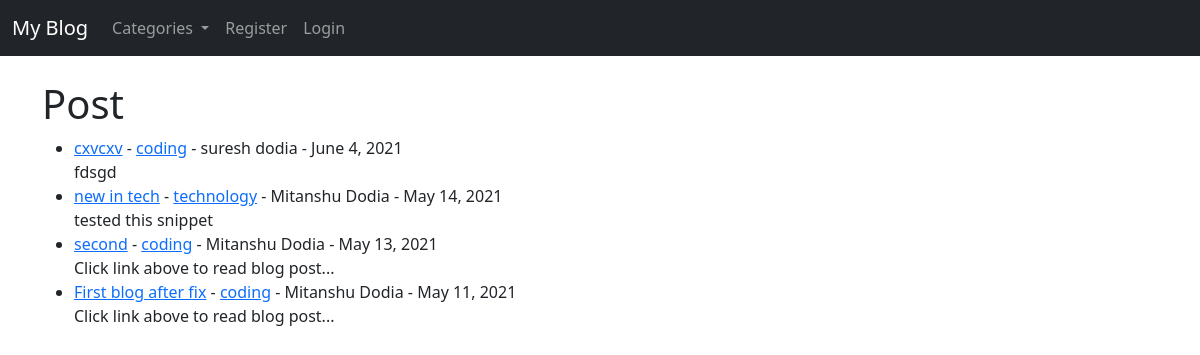
The page / on the database its author committed.
### theblog/models.py (models this page shows, shortened)
class Post(models.Model):
    title = models.CharField(max_length = 225)
    header_image = models.ImageField(null = True, blank=True, upload_to='images/')
    title_tag = models.CharField(max_length=255, )
    author = models.ForeignKey(User, on_delete=models.CASCADE)
    body = RichTextField(blank=True, null=True)
    post_date = models.DateField(auto_now_add=True)
    category = models.CharField(max_length=225, default='coding')
    snippet = models.CharField(max_length=255)
    likes = models.ManyToManyField(User, related_name='blog_post')

### theblog/views.py (the view)
# urls.py: path('',views.HomeView.as_view(), name = 'home'),
class HomeView(ListView):
    model = Post
    template_name = 'theblog/home.html'
    ordering = ['-post_date']
    def get_context_data(self, *args, **kwargs):
        cat_menu = Category.objects.all()
        context = super(HomeView, self).get_context_data( *args, **kwargs)
        context['cat_menu'] =cat_menu
        return context

### theblog/models.py (called while the page is built)
    def __str__(self):
        return self.name

### theblog/templates/theblog/home.html (shortened to what this page needs)
{% extends 'theblog/base.html' %}
{% block content %}
    <h1>Post</h1>
    <ul>
    {% for post in object_list %}
        <li>
            <a href="{% url 'article' post.id %}">{{ post.title }}</a> - <a href="{% url 'category' post.category|slugify %}">{{ post.category }}</a>
                - {{ post.author.first_name }} {{ post.author.last_name }} - {{ post.post_date }}
            <br>
            {{ post.snippet }}
        </li>
    {% endfor %}
    </ul>
{% endblock %}

### theblog/templates/theblog/base.html (shortened to what this page needs)
<!doctype html>
<html lang="en">
  <head>
    <link href="https://cdn.jsdelivr.net/npm/bootstrap@5.0.0-beta3/dist/css/bootstrap.min.css" rel="stylesheet">
  </head>
  <body>
  <nav class="navbar navbar-expand-lg navbar-dark bg-dark">
  <div class="container-fluid">
    <a class="navbar-brand" href="{% url 'home' %}">My Blog</a>
    <div class="collapse navbar-collapse" id="navbarSupportedContent">
      {% if cat_menu %}
      <ul class="navbar-nav me-auto mb-2 mb-lg-0">
        <li class="nav-item dropdown">
          <a class="nav-link dropdown-toggle" href="#" id="navbarDropdown" role="button" data-bs-toggle="dropdown" aria-expanded="false">
            Categories
          </a>
        </li>
        {% else %}
          <li class="nav-item">
          <a class="nav-link" href="{% url 'category-list' %}">Categories</a>
          </li>
        {% endif %}
        {% if not user.is_authenticated %}
        <li class="nav-item">
          <a class="nav-link" href="{% url 'register' %}">Register</a>
        </li>
        <li class="nav-item">
          <a class="nav-link" href="{% url 'login' %}">Login</a>
        </li>
        {% endif %}
      </ul>
   </div>
  </div>
</nav>
  <br>
  <div class="container">
      {% block content %}
      {% endblock %}
  </div>
  </body>
</html>

### rows shown on the page
Post: title "cxvcxv", category "coding", author.first_name "suresh", author.last_name "dodia", post_date "June 4, 2021", snippet "fdsgd"
Post: title "new in tech", category "technology", author.first_name "Mitanshu", author.last_name "Dodia", post_date "May 14, 2021", snippet "tested this snippet"
Post: title "second", category "coding", author.first_name "Mitanshu", author.last_name "Dodia", post_date "May 13, 2021", snippet "Click link above to read blog post..."
Post: title "First blog after fix", category "coding", author.first_name "Mitanshu", author.last_name "Dodia", post_date "May 11, 2021", snippet "Click link above to read blog post..."
